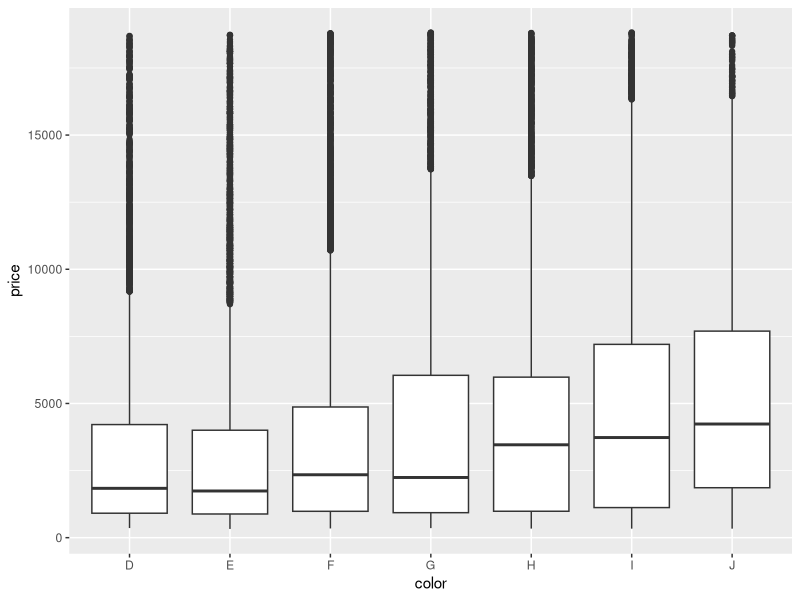
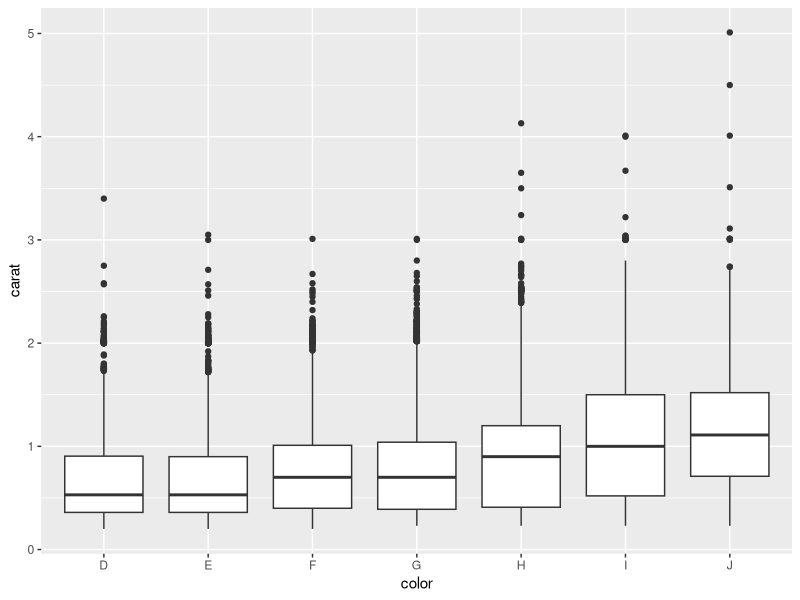
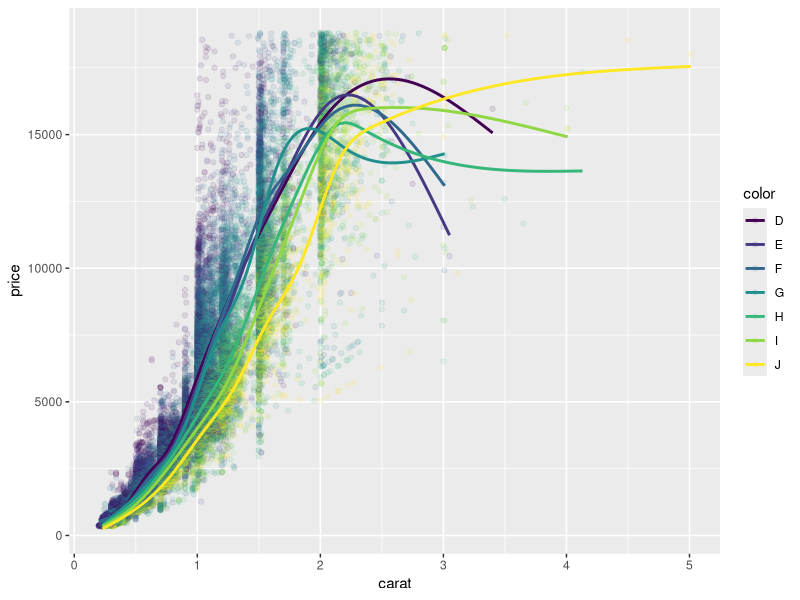

Here is the R script that generated these plots, in order:
## ---- chunk 1
knitr::opts_chunk$set(echo = TRUE)
## ---- chunk 2
pkg_search <- search()
if(!"package:ggplot2"%in%pkg_search)
{
  pkg_lib <- library()
  if(!"ggplot2"%in%pkg_lib$results)
  {
    install.packages("ggplot2")
  }
}
library(ggplot2)
## ---- chunk 3
selectCols <- function(data,...){
  list_args <- list(...)
  for(i in seq_along(list_args))
  { 
    if(is.numeric(list_args[[i]])){
      col <- list_args[[i]]
      list_args[[i]] <- colnames(data[col])
    }
  }
  #List with column names converted to a vector
  list_vect <- unlist(list_args)
  #Duplicate column names are removed from the vector
  list_vect <- unique(list_vect)
  data[1:10,list_vect]
}

selectCols(iris,"Species")
## ---- chunk 4
ggplot(data=diamonds,mapping=aes(x=color,y=price))+
  geom_boxplot()

## ---- chunk 5
ggplot(data=diamonds,mapping=aes(x=color,y=carat))+
  geom_boxplot()
## ---- chunk 6
ggplot(data=diamonds,mapping=aes(x=carat,y=price,color=color))+
  geom_point(alpha=1/10)+
  geom_smooth(se=FALSE)
